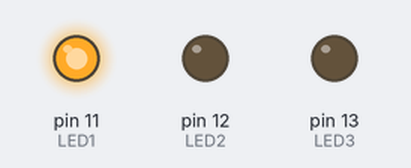
Simulated run of this sketch. Board: Arduino Uno, built with avr-gcc and run on an emulated ATmega328P. Shown: output pins drawn as LEDs (lit = HIGH).

Above: at 0.5 s.
At 1.5 s:
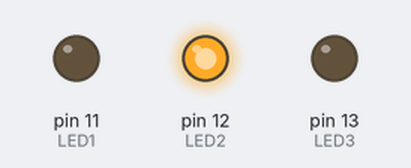
At 5.5 s:
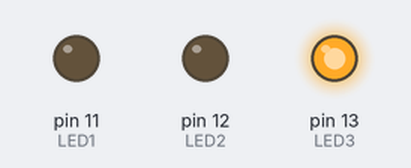
Timing chart, 0 to 6.9 s (numbered marks = the images above):
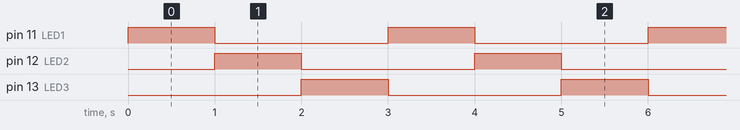

Measured:
- by itself, pin 11 (LED1), pin 12 (LED2), pin 13 (LED3): alternates HIGH for 1.0 s and LOW for 2.0 s
- by itself, everything shown: repeats every 3.0 s, in 3 steps

The sketch:

assginment1.ino
```cpp
#define LED1 11
#define LED2 12
#define LED3 13

void setup() {
  pinMode(LED1, OUTPUT);
  pinMode(LED2, OUTPUT);
  pinMode(LED3, OUTPUT);
}

void loop() {
  digitalWrite(LED3, LOW);
  digitalWrite(LED1, HIGH);
  delay(1000);
  digitalWrite(LED1, LOW);
  digitalWrite(LED2, HIGH);
  delay(1000);
  digitalWrite(LED2, LOW);
  digitalWrite(LED3, HIGH);
  delay(1000);
}
```
